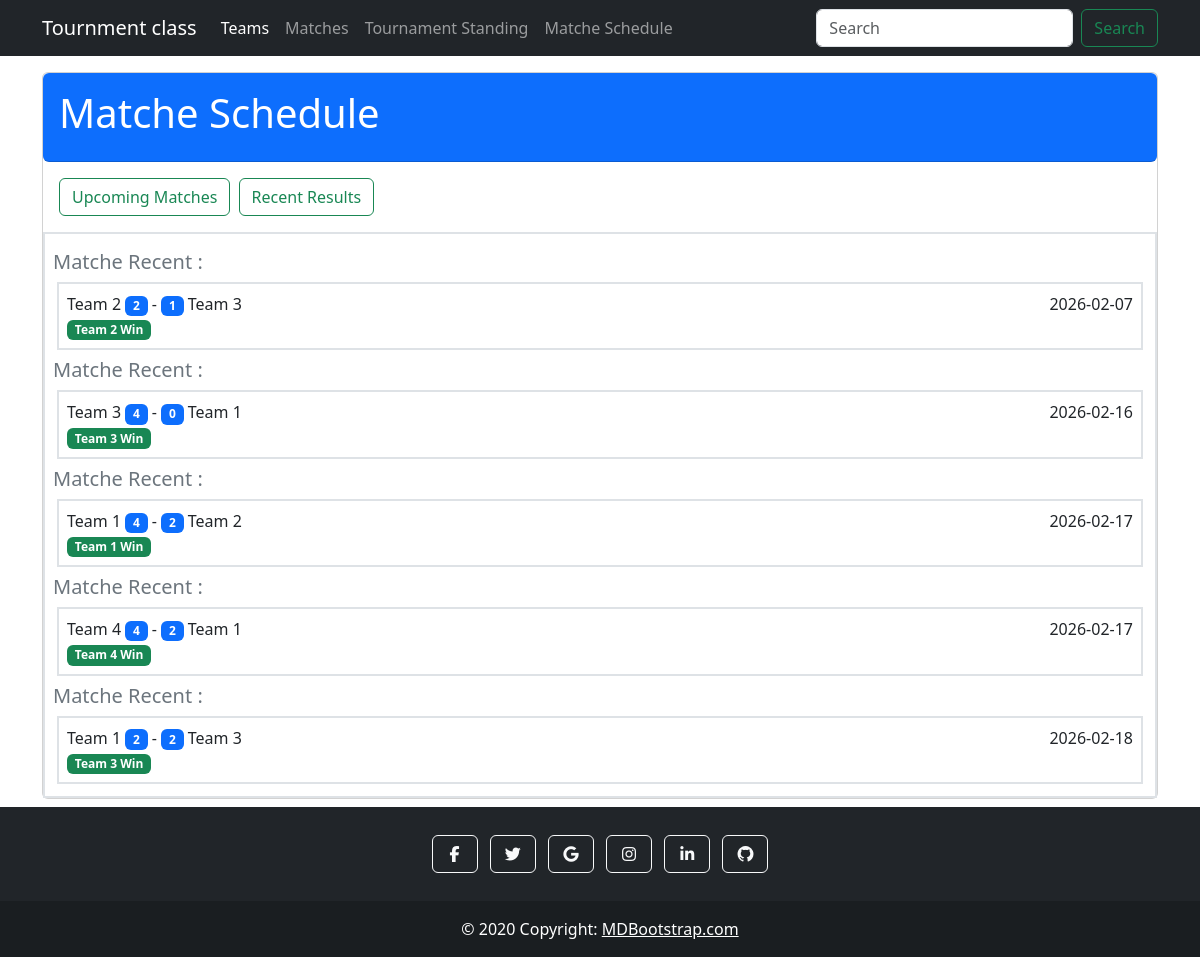
/schedule.php?Recent=Recent, run on the app's committed database.
### tables this page shows
CREATE TABLE `matches` (
  `id` int(11) NOT NULL,
  `team1_id` int(11) NOT NULL,
  `team2_id` int(11) NOT NULL,
  `team1_goals` int(11) NOT NULL,
  `team2_goals` int(11) NOT NULL,
  `match_date` date NOT NULL
);

CREATE TABLE `teams` (
  `id` int(11) NOT NULL,
  `class_name` varchar(255) NOT NULL,
  `points` int(11) NOT NULL,
  `goals_scored` int(11) NOT NULL,
  `goals_aginest` int(11) NOT NULL
);

### schedule.php (the view, shortened to what this page needs)
<?php include "./includes/header.php" ?>
<div class="card my-2">
    <div class="card-header bg-primary text-white p-3 rounded">
        <h1>Matche Schedule</h1>
    </div>
    <div class="card-body">
        <a href="./schedule.php?Upcoming=Upcoming" class="btn btn-outline-success"> Upcoming Matches</a>
        <a href="./schedule.php?Recent=Recent" class="mx-1 btn btn-outline-success"> Recent Results</a>
    </div>
    <?php
    if (isset($_GET['Recent'])) { ?>
        <div class="border border-2  p-2">
            <?php
            $recenet = $pdo->query("SELECT team1.class_name AS team1,team2.class_name AS team2,matches.team1_goals,matches.team2_goals,matches.match_date,
    IF(matches.team1_goals > matches.team2_goals, team1.class_name,team2.class_name) AS winner
FROM matches
LEFT JOIN teams AS team1 ON matches.team1_id=team1.id
LEFT JOIN teams AS team2 ON matches.team2_id=team2.id
WHERE matches.match_date<=NOW() ORDER BY matches.match_date ASC");
            foreach ($recenet as $matche) {
            ?>
                    <h5 class="text-secondary my-2">Matche Recent :</h5>
                <div class="border border-2 m-1 p-2">
                    <div class="d-flex justify-content-between align-items-center">
                        <div> <?= $matche['team1'] ?> <span class="badge bg-primary"><?= $matche['team1_goals'] ?></span> - <span class="badge bg-primary"><?= $matche['team2_goals'] ?></span> <?= $matche['team2'] ?></div>
                        <div><?= $matche['match_date'] ?></div>
                    </div>
                    <span
                        class="badge bg-success"><?= $matche['winner'] ?> Win</span>
                </div>
        <?php }
        }
        ?>
        </div>
</div>
<?php include "./includes/footer.php" ?>

### data on the page
matches: team1.class_name "Team 2", team1_goals "2", team2_goals "1", team2.class_name "Team 3", match_date "2026-02-07", winner "Team 2"
matches: team1.class_name "Team 3", team1_goals "4", team2_goals "0", team2.class_name "Team 1", match_date "2026-02-16", winner "Team 3"
matches: team1.class_name "Team 1", team1_goals "4", team2_goals "2", team2.class_name "Team 2", match_date "2026-02-17", winner "Team 1"
matches: team1.class_name "Team 4", team1_goals "4", team2_goals "2", team2.class_name "Team 1", match_date "2026-02-17", winner "Team 4"
matches: team1.class_name "Team 1", team1_goals "2", team2_goals "2", team2.class_name "Team 3", match_date "2026-02-18", winner "Team 3"
